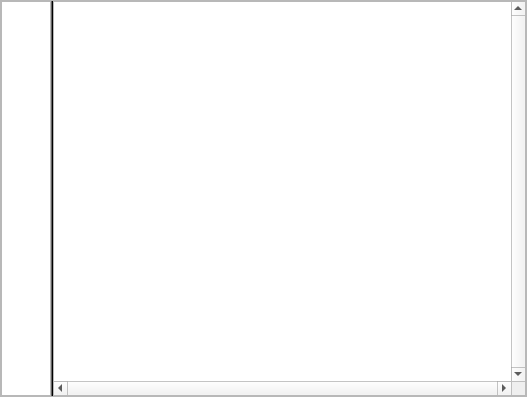
<?xml version="1.0" encoding="UTF-8"?>
<ui version="4.0">
 <class>resultsWindow</class>
 <widget class="QDockWidget" name="resultsWindow">
  <property name="geometry">
   <rect>
    <x>0</x>
    <y>0</y>
    <width>527</width>
    <height>397</height>
   </rect>
  </property>
  <property name="styleSheet">
   <string notr="true">@QDockWidget{}
QFrame{
border:none
}
QTextEdit{
background-color: rgb(230, 230,230);
border:none
}</string>
  </property>
  <property name="features">
   <set>QDockWidget::AllDockWidgetFeatures</set>
  </property>
  <property name="allowedAreas">
   <set>Qt::LeftDockWidgetArea|Qt::RightDockWidgetArea</set>
  </property>
  <property name="windowTitle">
   <string>test</string>
  </property>
  <widget class="QWidget" name="dockWidgetContents">
   <property name="styleSheet">
    <string notr="true"/>
   </property>
   <layout class="QGridLayout" name="gridLayout">
    <property name="leftMargin">
     <number>0</number>
    </property>
    <property name="topMargin">
     <number>0</number>
    </property>
    <property name="rightMargin">
     <number>0</number>
    </property>
    <property name="bottomMargin">
     <number>0</number>
    </property>
    <property name="spacing">
     <number>0</number>
    </property>
    <item row="0" column="0" colspan="2">
     <widget class="QFrame" name="frame">
      <property name="styleSheet">
       <string notr="true"/>
      </property>
      <property name="frameShape">
       <enum>QFrame::StyledPanel</enum>
      </property>
      <property name="frameShadow">
       <enum>QFrame::Plain</enum>
      </property>
      <property name="lineWidth">
       <number>0</number>
      </property>
      <layout class="QHBoxLayout" name="horizontalLayout_2">
       <property name="spacing">
        <number>0</number>
       </property>
       <property name="leftMargin">
        <number>0</number>
       </property>
       <property name="topMargin">
        <number>0</number>
       </property>
       <property name="rightMargin">
        <number>0</number>
       </property>
       <property name="bottomMargin">
        <number>0</number>
       </property>
       <item>
        <widget class="QTextEdit" name="lineNum">
         <property name="sizePolicy">
          <sizepolicy hsizetype="Fixed" vsizetype="Expanding">
           <horstretch>0</horstretch>
           <verstretch>0</verstretch>
          </sizepolicy>
         </property>
         <property name="maximumSize">
          <size>
           <width>50</width>
           <height>16777215</height>
          </size>
         </property>
         <property name="verticalScrollBarPolicy">
          <enum>Qt::ScrollBarAlwaysOff</enum>
         </property>
         <property name="horizontalScrollBarPolicy">
          <enum>Qt::ScrollBarAlwaysOff</enum>
         </property>
         <property name="sizeAdjustPolicy">
          <enum>QAbstractScrollArea::AdjustToContents</enum>
         </property>
         <property name="undoRedoEnabled">
          <bool>false</bool>
         </property>
         <property name="lineWrapMode">
          <enum>QTextEdit::NoWrap</enum>
         </property>
         <property name="readOnly">
          <bool>true</bool>
         </property>
         <property name="acceptRichText">
          <bool>true</bool>
         </property>
         <property name="textInteractionFlags">
          <set>Qt::NoTextInteraction</set>
         </property>
         <property name="placeholderText">
          <string/>
         </property>
        </widget>
       </item>
       <item>
        <widget class="Line" name="dividerLine">
         <property name="maximumSize">
          <size>
           <width>2</width>
           <height>16777215</height>
          </size>
         </property>
         <property name="styleSheet">
          <string notr="true">background-color: rgb(100,100,100);</string>
         </property>
         <property name="frameShadow">
          <enum>QFrame::Plain</enum>
         </property>
         <property name="lineWidth">
          <number>1</number>
         </property>
         <property name="midLineWidth">
          <number>0</number>
         </property>
         <property name="orientation">
          <enum>Qt::Vertical</enum>
         </property>
        </widget>
       </item>
       <item>
        <widget class="QTextEdit" name="textBox">
         <property name="sizePolicy">
          <sizepolicy hsizetype="Ignored" vsizetype="Ignored">
           <horstretch>0</horstretch>
           <verstretch>0</verstretch>
          </sizepolicy>
         </property>
         <property name="verticalScrollBarPolicy">
          <enum>Qt::ScrollBarAlwaysOn</enum>
         </property>
         <property name="horizontalScrollBarPolicy">
          <enum>Qt::ScrollBarAlwaysOn</enum>
         </property>
         <property name="sizeAdjustPolicy">
          <enum>QAbstractScrollArea::AdjustToContents</enum>
         </property>
         <property name="undoRedoEnabled">
          <bool>false</bool>
         </property>
         <property name="lineWrapMode">
          <enum>QTextEdit::NoWrap</enum>
         </property>
         <property name="readOnly">
          <bool>true</bool>
         </property>
         <property name="html">
          <string>&lt;!DOCTYPE HTML PUBLIC &quot;-//W3C//DTD HTML 4.0//EN&quot; &quot;http://www.w3.org/TR/REC-html40/strict.dtd&quot;&gt;
&lt;html&gt;&lt;head&gt;&lt;meta name=&quot;qrichtext&quot; content=&quot;1&quot; /&gt;&lt;style type=&quot;text/css&quot;&gt;
p, li { white-space: pre-wrap; }
&lt;/style&gt;&lt;/head&gt;&lt;body style=&quot; font-family:'Sans Serif'; font-size:9pt; font-weight:400; font-style:normal;&quot;&gt;
&lt;p style=&quot;-qt-paragraph-type:empty; margin-top:0px; margin-bottom:0px; margin-left:0px; margin-right:0px; -qt-block-indent:0; text-indent:0px;&quot;&gt;&lt;br /&gt;&lt;/p&gt;&lt;/body&gt;&lt;/html&gt;</string>
         </property>
         <property name="tabStopWidth">
          <number>40</number>
         </property>
        </widget>
       </item>
      </layout>
     </widget>
    </item>
   </layout>
  </widget>
 </widget>
 <resources/>
 <connections/>
</ui>
